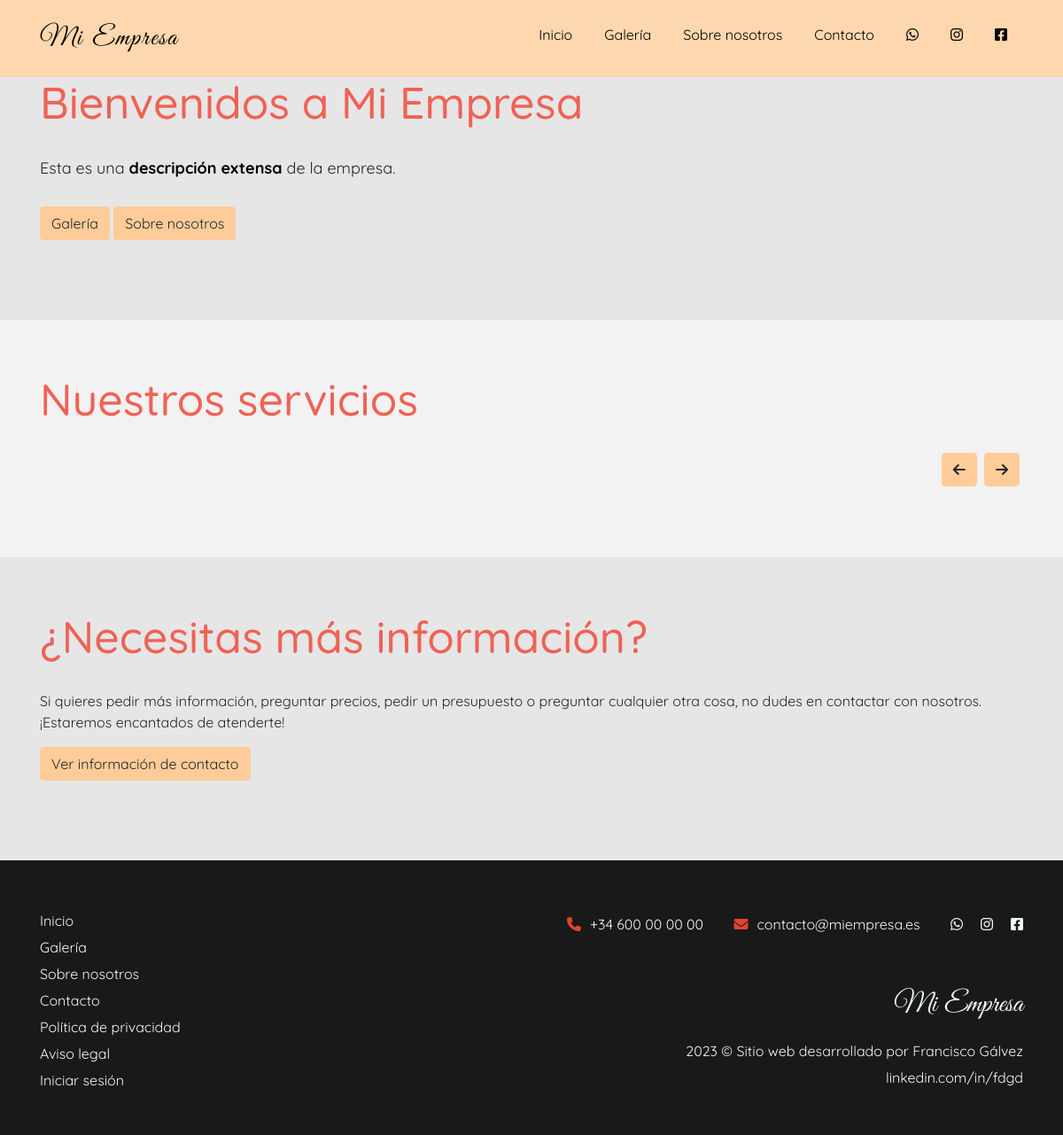
The page / on the database its author committed.
### tables this page shows
CREATE TABLE `company_info` (
  `key_info` varchar(255) NOT NULL,
  `value_info` longtext NOT NULL,
  `modifiedBy` int(4) NOT NULL
);

### public_html/scripts/get_uri.php (called while the page is built, shortened)
<?php
    function GetBaseUri() {
        return (isset($_SERVER['HTTPS']) && $_SERVER['HTTPS'] === 'on' ? "https" : "http") . "://$_SERVER[HTTP_HOST]";
    }
?>

### public_html/dashboard/scripts/database_connection.php (called while the page is built, shortened)
<?php
    class DatabaseConnection {
        function __construct() {
            require dirname($_SERVER["DOCUMENT_ROOT"], 1).'/connection.php';
            try {
                $this->conn = new PDO($DSN, $DB_user, $DB_pass);
            } catch (PDOException $e) {
                include $_SERVER["DOCUMENT_ROOT"]."/errorpages/500.php";
                exit();
            }
        }
        public function query($sql) {
            $res = array();
            $aux = $this->conn->query($sql);
            if (gettype($aux) == "object") {
                while ($rows = $aux->fetch(PDO::FETCH_ASSOC)) {
                    array_push($res, $rows);
                }
                return $res;
            } else {
                $this->num_rows = 0;
                return $aux;
            }
        }
    }
?>

### connection.php (called while the page is built)
<?php
    $DSN = 'mysql:dbname=vigal;host=127.0.0.1;charset=utf8mb4';
    $DB_user = 'root';
    $DB_pass = '';
?>

### public_html/scripts/get_site_settings.php (called while the page is built, shortened)
<?php
    require_once $_SERVER["DOCUMENT_ROOT"]."/dashboard/scripts/check_url_direct_access.php";
    require_once $_SERVER["DOCUMENT_ROOT"].'/dashboard/scripts/database_connection.php';
    function getSiteSettings() {
        $conn = new DatabaseConnection();
        $res = $conn->query("select * from company_info");
        $res[8]["value_info"] = json_decode($res[8]["value_info"], true);
        $res[4]["value_info"] = json_decode($res[4]["value_info"], true);
        return $res;
    }
?>

### public_html/scripts/check_current_page.php (called while the page is built, shortened)
<?php
    require_once $_SERVER["DOCUMENT_ROOT"]."/scripts/get_uri.php";
    function currentPage($uri, $page) {
        return false;
    }
?>

### public_html/index.php (the view, shortened to what this page needs)
<?php
    require_once $_SERVER["DOCUMENT_ROOT"]."/scripts/get_site_settings.php";
    require_once $_SERVER["DOCUMENT_ROOT"]."/scripts/get_uri.php";
    require_once $_SERVER["DOCUMENT_ROOT"]."/scripts/check_current_page.php";
    $site_settings = getSiteSettings();
?>
<!DOCTYPE html>
<html lang="es">
<head>
    <link rel="stylesheet" href="<?=GetBaseUri()?>/includes/bootstrap/css/bootstrap.min.css">
    <link rel="stylesheet" href="<?=GetBaseUri()?>/includes/css/footer.css">
    <link rel="stylesheet" href="<?=GetBaseUri()?>/includes/css/Navigation-Clean.css">
    <link rel="stylesheet" href="<?=GetBaseUri()?>/includes/css/styles.css">
    <link rel="stylesheet" href="<?=GetBaseUri()?>/includes/css/fontawesome.all.min.css">
    <link rel="stylesheet" href="<?=GetBaseUri()?>/includes/css/flag-icon.css">
</head>
<body>
    <div id="main">
        <?php
            include $_SERVER["DOCUMENT_ROOT"].'/includes/header.php';
        ?>
        <div class="index-image-container">
            <div class="index-text-image">
                <p><?=$site_settings[6]["value_info"]?></p>
            </div>
        </div>
        <div class="div-color-1">
            <div class="container">
                <h1 class="title">Bienvenidos a <?=$site_settings[2]["value_info"]?></h1>
                <div class="index-description">
                    <p><?=$site_settings[10]["value_info"]?></p>
                </div>
                <div class="button-group-left">
                    <a href="<?=GetBaseUri()?>/galeria" class="btn my-button">Galería</a>
                    <a href="<?=GetBaseUri()?>/sobre-nosotros" class="btn my-button">Sobre nosotros</a>
                </div>
            </div>
        </div>
        <div id="services-section" class="div-color-2">
            <div class="container">
                <h1 class="title">Nuestros servicios</h1>
                <div class="row">
                    <div class="col-12 carousel-buttons">
                        <a class="btn my-button mr-1" href="#services" role="button" data-slide="prev">
                            <i class="fa fa-arrow-left i-no-margin"></i>
                        </a>
                        <a class="btn my-button mr-1" href="#services" role="button" data-slide="next">
                            <i class="fa fa-arrow-right i-no-margin"></i>
                        </a>
                    </div>
                </div>
            </div>
        </div>
        <div class="div-color-1">
            <div class="container">
                <h1 class="title">¿Necesitas más información?</h1>
                <div class="title-description">
                    <p>Si quieres pedir más información, preguntar precios, pedir un presupuesto o preguntar cualquier otra cosa, no dudes en contactar con nosotros. ¡Estaremos encantados de atenderte!</p>
                    <a href = "<?=GetBaseUri()?>/contacto" class="btn btn-light my-button">Ver información de contacto</a>
                </div>
            </div>
        </div>
        <?php
            include 'includes/footer.php';
        ?>
    </div>
</body>
</html>

### public_html/includes/header.php (shortened to what this page needs)
<?php
    require_once $_SERVER["DOCUMENT_ROOT"]."/scripts/check_current_page.php";
    $request_uri = ltrim($_SERVER["REQUEST_URI"], "/");
    $is_index_page = 0;
?>
<nav class="nav-<?=$is_index_page?"transparent":"solid"?> navbar navbar-expand-lg navigation-clean">
    <div class="container">
        <a class="navbar-brand" href="<?=GetBaseUri()?>" name="company_name"><?=$site_settings[2]["value_info"]?></a>
        <div class="collapse navbar-collapse" id="navcol-1">
            <ul class="navbar-nav nav ml-auto mt-2 mt-lg-0">
                <li class="nav-item"><a class="nav-link nav-header underline-animated <?=currentPage($request_uri, "")?'current-page':''?>" href="<?=GetBaseUri()?>" >Inicio</a></li>
                <li class="nav-item"><a class="nav-link nav-header underline-animated <?=currentPage($request_uri, "galeria")?'current-page':''?>" href="<?=GetBaseUri()?>/galeria">Galería</a></li>
                <li class="nav-item"><a class="nav-link nav-header underline-animated <?=currentPage($request_uri, "sobre-nosotros")?'current-page':''?>" href="<?=GetBaseUri()?>/sobre-nosotros">Sobre nosotros</a></li>
                <li class="nav-item"><a class="nav-link nav-header underline-animated <?=currentPage($request_uri, "contacto")?'current-page':''?>" href="<?=GetBaseUri()?>/contacto">Contacto</a></li>
                <li class="nav-item">
                    <div class="social-div">
                        <?php if (isset($site_settings[4]["value_info"]["whatsapp"])):?>
                            <div class="social-link">
                                <a class="nav-link whatsapp" data-bs-hover-animate="pulse" target="blank" href="https://wa.me/<?=$site_settings[4]["value_info"]["whatsapp"]?>"><i class="fab fa-whatsapp fa-w-16"></i></a>
                            </div>
                        <?php endif; ?>
                        <?php if (isset($site_settings[4]["value_info"]["instagram"])):?>
                            <div class="social-link">
                                <a class="nav-link instagram" data-bs-hover-animate="pulse" target="blank" href="https://www.instagram.com/<?=$site_settings[4]["value_info"]["instagram"]?>"><i class="fab fa-instagram"></i></a>
                            </div>
                        <?php endif; ?>
                        <?php if (isset($site_settings[4]["value_info"]["facebook"])):?>
                            <div class="social-link">
                                <a class="nav-link facebook" data-bs-hover-animate="pulse" target="blank" href="https://www.facebook.com/<?=$site_settings[4]["value_info"]["facebook"]?>"><i class="fab fa-facebook-square"></i></a>
                            </div>
                        <?php endif; ?>
                    </div>
                </li>
            </ul>
        </div>
    </div>
</nav>

### public_html/includes/footer.php
<footer>
    <div class="container">
        <div class="row">
            <div class="col-12 col-md-4 links-block links-spacing">
                <a href="<?=GetBaseUri()?>">Inicio</a>
                <a href="<?=GetBaseUri()?>/galeria">Galería</a>
                <a href="<?=GetBaseUri()?>/sobre-nosotros">Sobre nosotros</a>
                <a href="<?=GetBaseUri()?>/contacto">Contacto</a>
                <a href="<?=GetBaseUri()?>/politica-privacidad">Política de privacidad</a>
                <a href="<?=GetBaseUri()?>/aviso-legal">Aviso legal</a>
                <?php
                    if (!isset($_SESSION['loggedin'])) {
                        echo '<a href="'.GetBaseUri().'/login">Iniciar sesión</a>';
                    } else {
                        echo '<a href="'.GetBaseUri().'/dashboard?page=start">Configuración</a>';
                        echo '<a href="'.GetBaseUri().'/scripts/logout.php">Cerrar sesión</a>';
                    }
                ?>
            </div>
            <div class="col-12 col-md-8">
                <div class="row">
                    <div class="col contact_info links-spacing">
                        <a href="tel:<?=$site_settings[0]["value_info"]?>"><i style="color: #E34234;" class="i-margin fa-solid fa-phone"></i><?=$site_settings[0]["value_info"]?></a>
                        <a href="mailto:<?=$site_settings[3]["value_info"]?>"><i style="color: #E34234;" class="i-margin fa-solid fa-envelope"></i><?=$site_settings[3]["value_info"]?></a>
                        <div class="social">
                            <?php if (isset($site_settings[4]["value_info"]["whatsapp"])):?>
                                <a class="whatsapp" data-bs-hover-animate="pulse" target="blank" href="https://wa.me/<?=$site_settings[4]["value_info"]["whatsapp"]?>"><i class="fab fa-whatsapp fa-w-16"></i></a>
                            <?php endif; ?>
                            <?php if (isset($site_settings[4]["value_info"]["instagram"])):?>
                                <a class="instagram" data-bs-hover-animate="pulse" target="blank" href="https://www.instagram.com/<?=$site_settings[4]["value_info"]["instagram"]?>"><i class="fab fa-instagram"></i></a>
                            <?php endif; ?>
                            <?php if (isset($site_settings[4]["value_info"]["facebook"])):?>
                                <a class="facebook" data-bs-hover-animate="pulse" target="blank" href="https://www.facebook.com/<?=$site_settings[4]["value_info"]["facebook"]?>"><i class="fab fa-facebook-square"></i></a>
                            <?php endif; ?>
                        </div>
                    </div>
                </div>
                <div class="row">
                    <div class="col site_info links-block links-spacing">
                        <p class="company_name"><?=$site_settings[2]["value_info"]?></p>
                        <?=date('Y')?> © Sitio web desarrollado por Francisco Gálvez
                        <a target="blank" href="https://www.linkedin.com/in/fdgd">linkedin.com/in/fdgd</a>
                    </div>
                </div>
            </div>
        </div>
    </div>
</footer>

### public_html/includes/css/footer.css (style rules this page uses)
footer { padding: 50px 0; color: #f0f9ff; background-color: #282d32; }

### public_html/includes/css/Navigation-Clean.css (style rules this page uses)
.navigation-clean { background: #fff; padding-top: .75rem; padding-bottom: .75rem; border-radius: 0; box-shadow: none; border: none; margin-bottom: 0; }
@media (min-width:768px) { .navigation-clean { padding-top: 1rem; padding-bottom: 1rem; } }
.navigation-clean .navbar-brand { font-weight: bold; color: inherit; }
.navigation-clean .navbar-collapse, .navigation-clean .form-inline { border-top-color: #ddd; }
.navigation-clean.navbar .navbar-nav .nav-link { padding-left: 18px; padding-right: 18px; }

### public_html/includes/css/styles.css (style rules this page uses)
:root { --navbar-main-color: #fed7af; --navbar-link-hover-color: #ee4c3d; --footer-main-color: #191919; --body-background-color: #f0f0f0; --navbar-text-color: black; --title-color: #f06255; --button-main-color: #ffcc99; --button-hover-bg-color: #fcd7b2; --button-hover-text-color: #252525; --button-text-color: black; --navigation-button-text-color: black; --button-2-main-color: #ff9999; --button-2-hover-bg-color: #ffcccc; --button-3-main-color: #6fdc87; --button-3-hover-bg-color: #98e6a9; --div-bg-color-1: #e6e6e6; --div-bg-color-2: #f2f2f2; --custom-checkbox-bg-selected: #ffcc99; --pagination-main-color: #ffcc99; }
.my-button { color: var(--button-text-color); background-color: var(--button-main-color) !important; border: 1px solid var(--button-main-color) !important; }
.i-margin { margin-right: 10px !important; }
.navbar-brand { font-family: 'Great Vibes'; letter-spacing: 2px; padding-right: 15px; font-weight: lighter !important; font-size: 30px; }
.navbar { color: var(--navbar-text-color) !important; }
body { background-color: var(--body-background-color); min-height: 100vh !important; margin: 0; font-family: 'Quicksand'; display: flex; flex-direction: column; }
.index-image-container { position: relative; margin-top: -87px; z-index: -1; }
.index-text-image { text-align: center; font-size: 42px; position: absolute; top: 50%; left: 50%; transform: translate(-50%, -50%); color: white; }
.social-link { float: left; width: 50px; height: 50px; }
body a { color: var(--navbar-link-color) !important; }
.nav-link { display: inline-block !important; position: relative !important; color: var(--navbar-text-color); padding-bottom: 3px !important; }
.underline-animated:after { content: '' !important; display: block !important; margin: auto !important; height: 2px !important; width: 0px !important; background: transparent !important; transition: width .5s ease, background-color .5s ease !important; }
.nav-solid { background-color: var(--navbar-main-color) !important; transition: background-color 200ms linear !important; }
footer .links-block > a { display: block; }
footer .links-spacing > a { margin-top: 6px; }
footer { margin-top: auto; background-color: var(--footer-main-color) !important; }
footer .company_name { font-family: "Great Vibes"; font-size: 32px; }
footer .site_info { margin-top: 55px; }
footer .contact_info { margin-top: 10px; }
footer .social { display: inline-flex; gap: 20px; margin-left: 30px; }
ul { list-style-type: none; padding-left: 0; }
@media (min-width: 991px) { footer .site_info { text-align: right; } }
@media (min-width: 991px) { footer .contact_info > a { margin-left: 30px; } }
@media (min-width: 991px) { footer .contact_info { text-align: right; } }
@media (min-width: 991px) { h1.title { color: var(--title-color); font-size: 50px !important; text-align: left !important; margin-bottom: 30px !important; } }
@media (min-width: 991px) { .title-description { text-align: left; margin-bottom: 30px; margin-top: 30px; } }
@media (min-width: 991px) { .index-description { text-align: left; font-size: 18px; margin-bottom: 30px; margin-top: 30px; } }
@media (min-width: 991px) { .button-group-left { margin-bottom: 30px !important; text-align: left !important; } }
@media (min-width: 991px) { .div-color-1 { background-color: var(--div-bg-color-1); padding-bottom: 60px; padding-top: 60px; } }
@media (min-width: 991px) { .div-color-2 { background-color: var(--div-bg-color-2); padding-bottom: 60px; padding-top: 60px; } }
@media (min-width: 991px) { .carousel-buttons { text-align: right; margin-bottom: 20px; } }
.i-no-margin { margin: 0 !important; }
footer { margin-bottom: 0; }

### rows shown on the page
company_info: value_info "Mi Empresa"
company_info: value_info "Esta es una descripción extensa de la empresa."
company_info: value_info "+34 600 00 00 00"
company_info: value_info "contacto@miempresa.es"
